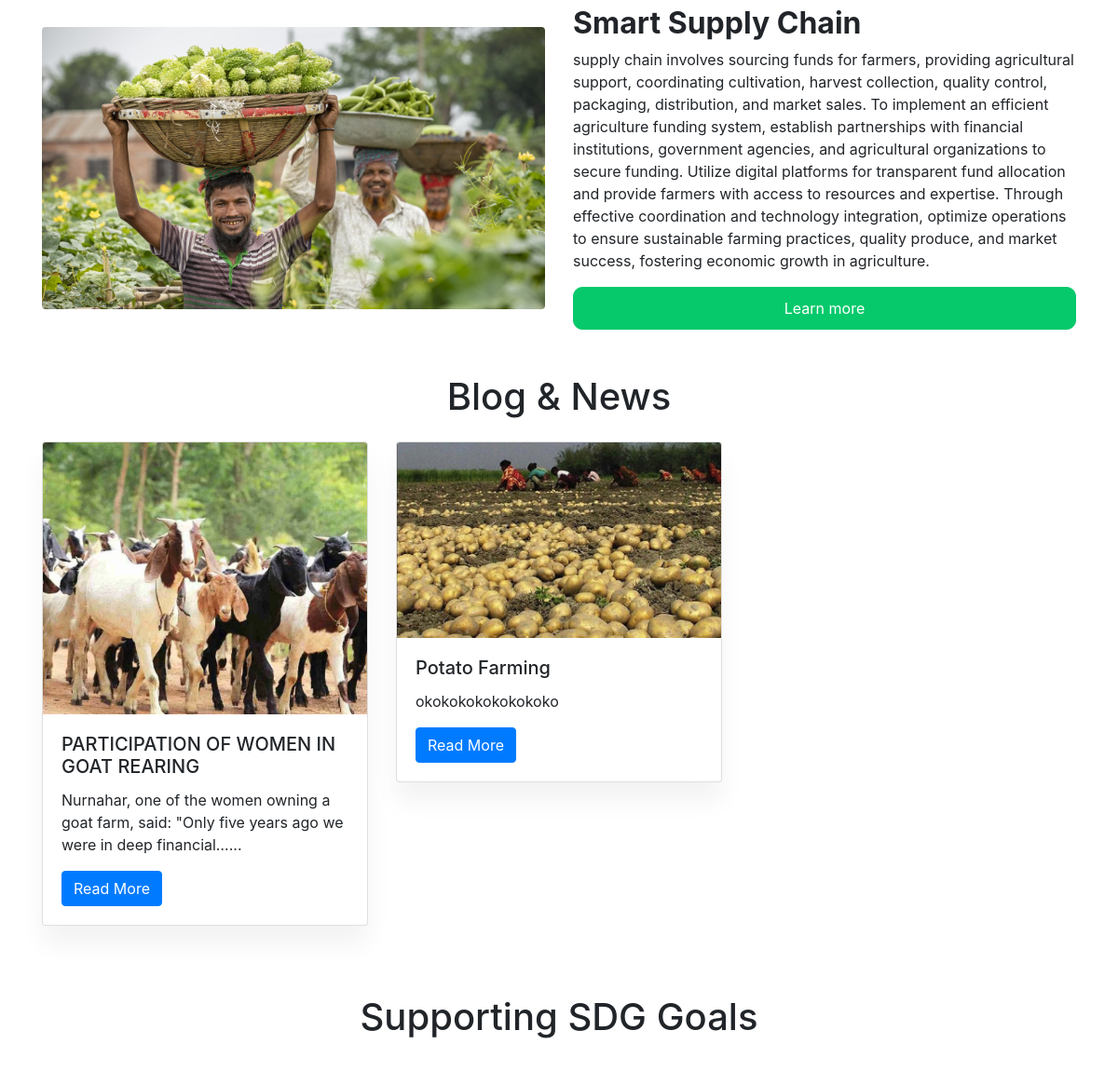
Before: / (middle part) with the older database file.
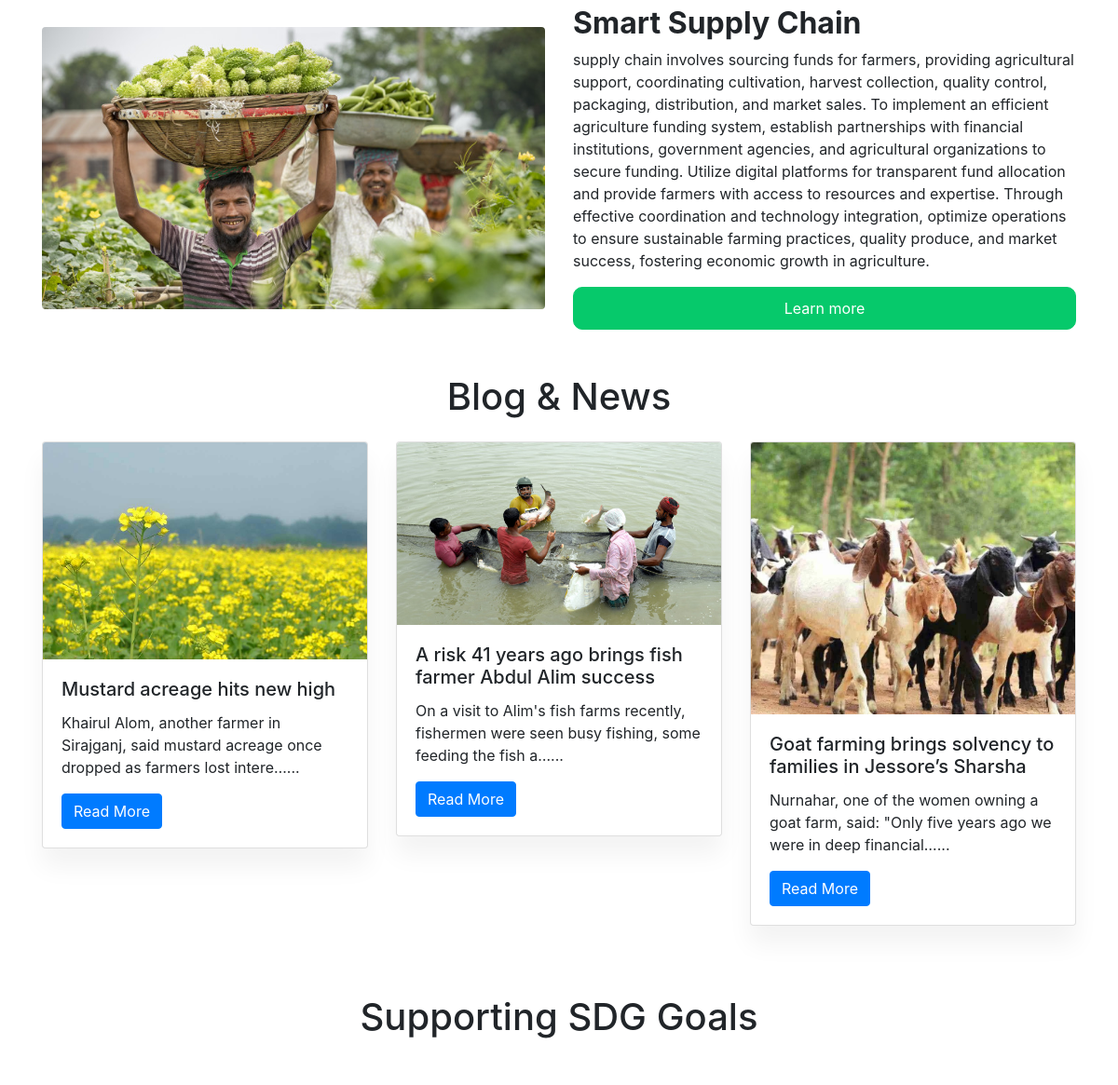
After: the same page with the newer database file.
### blog/models.py (models this page shows, shortened)
class Post(models.Model):
    title = models.CharField(max_length=200)
    content = models.TextField()  # Reverted back to TextField
    author_name = models.CharField(max_length=100)
    date_posted = models.DateTimeField(default=timezone.now)
    image = models.ImageField(upload_to='post_images', default='default.jpg')

### projects/views.py (the view)
# urls.py: 2. Add a URL to urlpatterns:  path('', views.home, name='home')
def home(request):
    farms = Farm.objects.filter(is_available=True)[:6]  # Retrieve the first six available farms
    posts = Post.objects.order_by('-date_posted')[:3]  # Retrieve the three most recent posts
    context ={
        'farms': farms,
        'posts': posts,
    }
    return render(request, 'home.html', context)

### carts/context_processors.py (called while the page is built)
def counter(request):
    cart_count = 0
    if 'admin' in request.path:
        return {}
    else:
        try:
            cart = Cart.objects.filter(cart_id=_cart_id(request))
            if request.user.is_authenticated:
                cart_items = CartItem.objects.all().filter(user=request.user)
            else:
                cart_items = CartItem.objects.filter(cart=cart[:1])
            for cart_item in cart_items:
                cart_count += cart_item.quantity
        except Cart.DoesNotExist:
            cart_count = 0
    return {'cart_count': cart_count}

### carts/views.py (called while the page is built)
def _cart_id(request):
    cart = request.session.session_key
    if not cart:
        cart = request.session.create()
    return cart

### farm/models.py (called while the page is built)
    def get_url(self):
        crop_type_slug = self.category.slug
        return reverse('farm_detail', args=[crop_type_slug, self.slug])

### projects/context_processors.py (called while the page is built)
def menu_links(request):
    links = CropType.objects.all()
    return dict(links=links)

### templates/home.html (shortened to what this page needs)
{% extends "base.html" %}
{% load static %}
{% block content %}
<link rel="stylesheet" href="{% static 'css/style.css' %}">
        <div class="container my-5">
            <div class="row align-items-center">
                <div class="col-md-6 col-sm-12">
                    <img src="{% static 'images/supply_chain.jpeg' %}" class="rounded" style="width: 100%;" alt="">
                </div>
                <div class="col-md-6 col-sm-12">
                    <div class="d-flex h-100 flex-column justify-content-center">
                        <h2 class="fw-bold">Smart Supply Chain</h2>
                        <p>supply chain involves sourcing funds for farmers, providing agricultural support, coordinating cultivation, harvest collection, quality control, packaging, distribution, and market sales. To implement an efficient agriculture funding system, establish partnerships with financial institutions, government agencies, and agricultural organizations to secure funding. Utilize digital platforms for transparent fund allocation and provide farmers with access to resources and expertise. Through effective coordination and technology integration, optimize operations to ensure sustainable farming practices, quality produce, and market success, fostering economic growth in agriculture.</p>
                        <button class="custom_button">Learn more</button>
                    </div>
                </div>
            </div>
        </div>
        <div class="container">
            <h1 class="my-4 text-center">Blog & News</h1>
            <div class="row">
                {% for post in posts %}
                    <div class="col-md-4 mb-4">
                        <div class="card">
                            {% if post.image %}
                                <img src="{{ post.image.url }}" class="card-img-top"  alt="{{ post.title }}">
                            {% endif %}
                            <div class="card-body">
                                <h5 class="card-title">{{ post.title }}</h5>
                                <p class="card-text">{% if post.content|length > 100 %}{{ post.content|truncatechars:100 }}...{% else %}{{ post.content }}{% endif %}</p>
                                <a href="{% url 'blog_detail' post.pk %}" class="btn btn-primary">Read More</a>
                            </div>
                        </div>
                    </div>
                {% endfor %}
            </div>
        </div>
        <div class="container"  style="margin-top: 50px;">
            <h1 class="my-4 text-center">Supporting SDG Goals</h1>
        </div>
 {% endblock content %}

Changed rows visible on the page:
removed Post: image (picture), title "PARTICIPATION OF WOMEN IN GOAT REARING", content "Nurnahar, one of the women owning a goat farm, said: \"Only five years ago we were in deep financial…"
removed Post: image (picture), title "Potato Farming", content "okokokokokokokoko"
added Post: image (picture), title "Mustard acreage hits new high", content "Khairul Alom, another farmer in Sirajganj, said mustard acreage once dropped as farmers lost intere…"
added Post: image (picture), title "A risk 41 years ago brings fish farmer Abdul Alim success", content "On a visit to Alim's fish farms recently, fishermen were seen busy fishing, some feeding the fish a…"
added Post: image (picture), title "Goat farming brings solvency to families in Jessore’s Sharsha", content "Nurnahar, one of the women owning a goat farm, said: \"Only five years ago we were in deep financial…"
